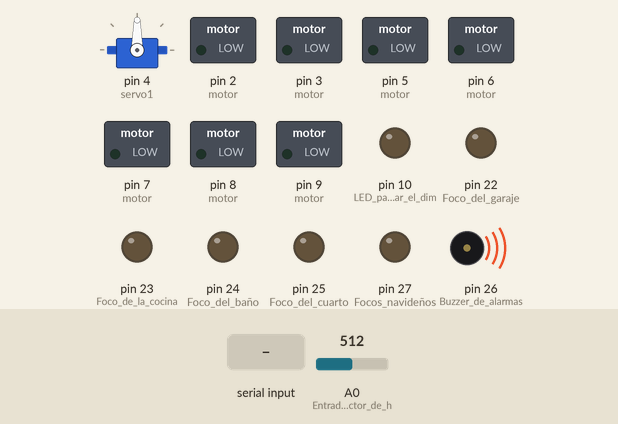
The sketch below on a simulated Arduino Mega 2560, built with avr-gcc and run on an emulated ATmega2560. On the bench: servo, switched loads named in the sketch (green lamp = pin HIGH), output pins drawn as LEDs (lit = HIGH), buzzer (waves = sounding, pin HIGH). The test bench sets the inputs (shaded band); at power-on: A0 (Entrada_del_detector_de_h) = 512.

Above: at 2.2 s.
2.3 s: "a" received over Serial
At 2.6 s:
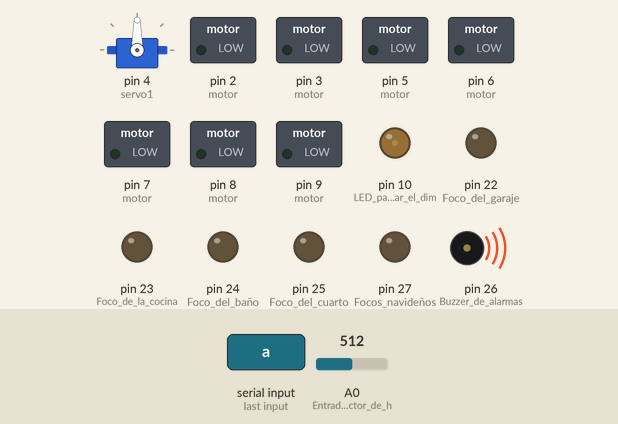
3.8 s: A0 (Entrada_del_detector_de_h) set to 211
5.3 s: A0 (Entrada_del_detector_de_h) set to 187
At 6.1 s:
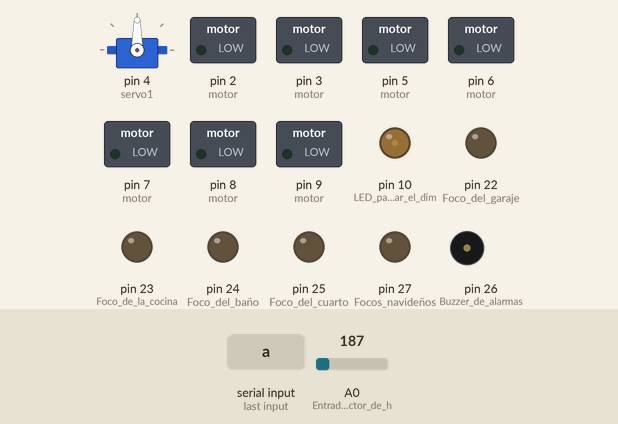
6.8 s: A0 (Entrada_del_detector_de_h) set to 210
At 7.2 s:
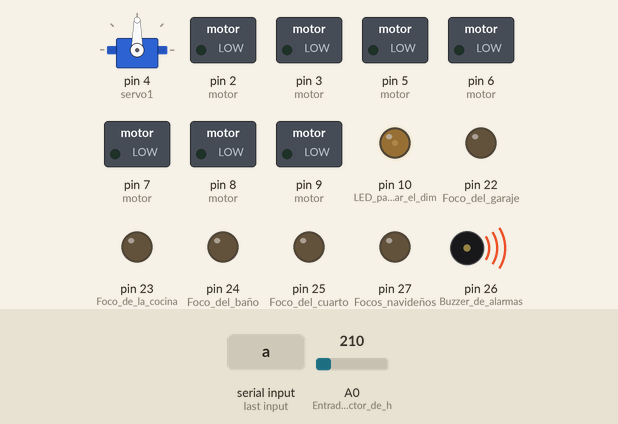
8.3 s: A0 (Entrada_del_detector_de_h) set to 190
At 9.6 s:
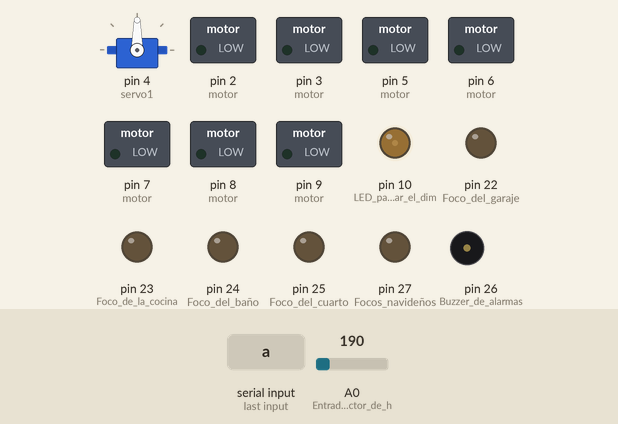
Timing chart, 0 to 10.8 s (numbered marks = the images above; inputs shaded):
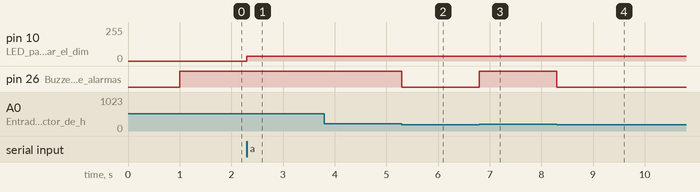

The sketch:

Maqueta.ino
```cpp
#include <Servo.h>
Servo servo1;         // Crea el servo1 con las librerias de Servo.h

int estado=0;
int retardo=100;
int analogo=0;

void setup(){
  servo1.attach(4);
  pinMode(A0, INPUT);          //Entrada del detector de humo
  pinMode(22, OUTPUT);         //Foco del garaje
  pinMode(23, OUTPUT);         //Foco de la cocina
  pinMode(24, OUTPUT);         //Foco del baño
  pinMode(25, OUTPUT);         //Foco del cuarto
  pinMode(26, OUTPUT);         //Buzzer de alarmas
  pinMode(2, OUTPUT);          //(+) motor del garaje
  pinMode(3, OUTPUT);          //(-) motor del garaje
  pinMode(4, OUTPUT);          //(+) motor del elevador
  pinMode(5, OUTPUT);          //(-) motor del elevador
  pinMode(6, OUTPUT);          //(+) motor de la persiana
  pinMode(7, OUTPUT);          //(-) motor de la persiana
  pinMode(27, OUTPUT);         //Focos navideños
  pinMode(10, OUTPUT);         //LED para controlar el dimmer
  pinMode(8, OUTPUT);          //(+) motor del ventilador
  pinMode(9, OUTPUT);          //(-) motor del ventilador

  Serial.begin(9600);         //Inicia la conexión serial
  delay(1000);                //Delay de inicialización
}

void loop(){
  if(Serial.available()>0){   //Si el bluetooth envió algo haz lo siguiente:
    estado = Serial.read();   //El valor de la variable "estado" ahora valdrá lo que llegue del bluetooth

    int valor=Serial.read()-48;
    valor=map(valor,0,10,0,254);
    analogWrite(10,valor);
  }

  if(estado=="a"){             //Si la variable "estado" vale "a", haz lo siguiente:
    digitalWrite(22, HIGH);    //Prende el foco del garaje
  }

  if(estado=="b"){             //Si la variable "estado" vale "b", haz lo siguiente:
    digitalWrite(22, LOW);     //Apaga el foco del garaje
  }

  if(estado=="c"){             //Si la variable "estado" vale "c", haz lo siguiente:
    digitalWrite(23, HIGH);    //Prende el foco de la cocina
  }

  if(estado=="d"){             //Si la variable "estado" vale "d", haz lo siguiente:
    digitalWrite(23, LOW);     //Apaga el foco de la cocina
  }

  if(estado=="e"){             //Si la variable "estado" vale "e", haz lo siguiente:
    digitalWrite(24, HIGH);    //Prende el foco del baño
  }

  if(estado=="f"){             //Si la variable "estado" vale "f", haz lo siguiente:
    digitalWrite(24, LOW);     //Apaga el foco del baño
  }

  if(estado=="g"){             //Si la variable "estado" vale "g", haz lo siguiente:
    digitalWrite(25, HIGH);    //Prende el foco del cuarto
  }

  if(estado=="h"){             //Si la variable "estado" vale "h", haz lo siguiente:
    digitalWrite(25, LOW);     //Apaga el foco del cuarto
  }

  if(estado=="i"){             //Si la variable "estado" vale "i", haz lo siguiente:
    analogWrite(2, 255);       //(+) motor del garaje
    analogWrite(3, 0);         //(-) motor del garaje
  }

  if(estado=="j"){             //Si la variable "estado" vale "j", haz lo siguiente:
    analogWrite(2, 0);         //(-) motor del garaje
    analogWrite(3, 255);       //(+) motor del garaje
  }

  if(estado=="k"){             //Si la variable "estado" vale "k", haz lo siguiente:
    analogWrite(4, 255);       //(+) motor del elevador
    analogWrite(5, 0);         //(-) motor del elevador
  }

  if(estado=="l"){             //Si la variable "estado" vale "l", haz lo siguiente:
    analogWrite(4, 0);         //(-) motor del elevador
    analogWrite(5, 255);       //(+) motor del elevador
  }

  if(estado=="m"){             //Si la variable "estado" vale "m", haz lo siguiente:
    analogWrite(6, 255);       //(+) motor de la persiana
    analogWrite(7, 0);         //(-) motor de la persiana
  }

  if(estado=="n"){             //Si la variable "estado" vale "n", haz lo siguiente:
    analogWrite(6, 0);         //(-) motor de la persiana
    analogWrite(7, 255);       //(+) motor de la persiana
  }

  if(estado=="o"){             //Si la variable "estado" vale "o", haz lo siguiente:
    analogWrite(8, 255);       //(+) motor del ventilador
    analogWrite(9, 0);         //(-) motor del ventilador
  }

  if(estado=="p"){             //Si la variable "estado" vale "p", haz lo siguiente:
    analogWrite(8, 0);         //(-) motor del ventilador
    analogWrite(9, 255);       //(+) motor del ventilador
  }

  if(estado=="q"){             //Si la variable "estado" vale "q", haz lo siguiente:
    digitalWrite(27, HIGH);    //Prende los focos navideños
  }

  if(estado=="r"){             //Si la variable "estado" vale "r", haz lo siguiente:
    digitalWrite(27, LOW);     //Apaga los focos navideños
  }

  int adc_mq =analogRead(A0);  //Creamos la variable "adc_mq" donde se guardará la lectura de humo

  if(adc_mq > 200){            //Si detecta mas de 200 de humo haz lo siguiente:
    digitalWrite(26, HIGH);    //Prende el buzzer de alarma
  }else if(adc_mq < 200){      //Sino detecta mas de 200 de humo haz lo siguiente:
    digitalWrite(26, LOW);     //Apaga el buzzer de alarma
  }


}
```

Measured:
- the behaviour switches between 200 and 199 on A0 (Entrada_del_detector_de_h) (found by bisection; images 1 and 2)
- after the input at 2.3 s, pin 10 (LED_para_controlar_el_dim): 0/255 → 36/255 at once
- after the input at 3.8 s, every drawn part: stays the same
- after the input at 5.3 s, pin 26 (Buzzer_de_alarmas): HIGH → LOW at once
- after the input at 6.8 s, pin 26 (Buzzer_de_alarmas): LOW → HIGH at once
- after the input at 8.3 s, pin 26 (Buzzer_de_alarmas): HIGH → LOW at once
